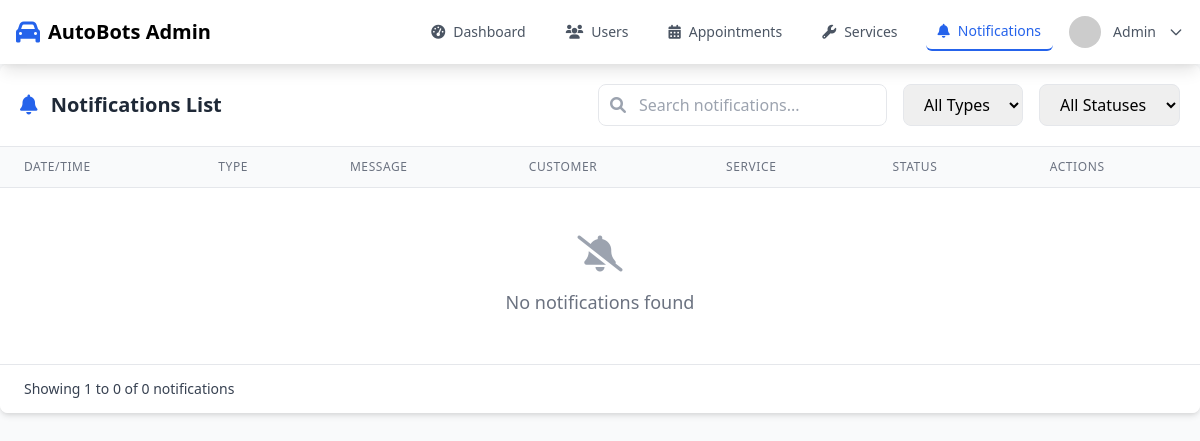
/notifications.php (signed in), run on an earlier commit of the app's database.
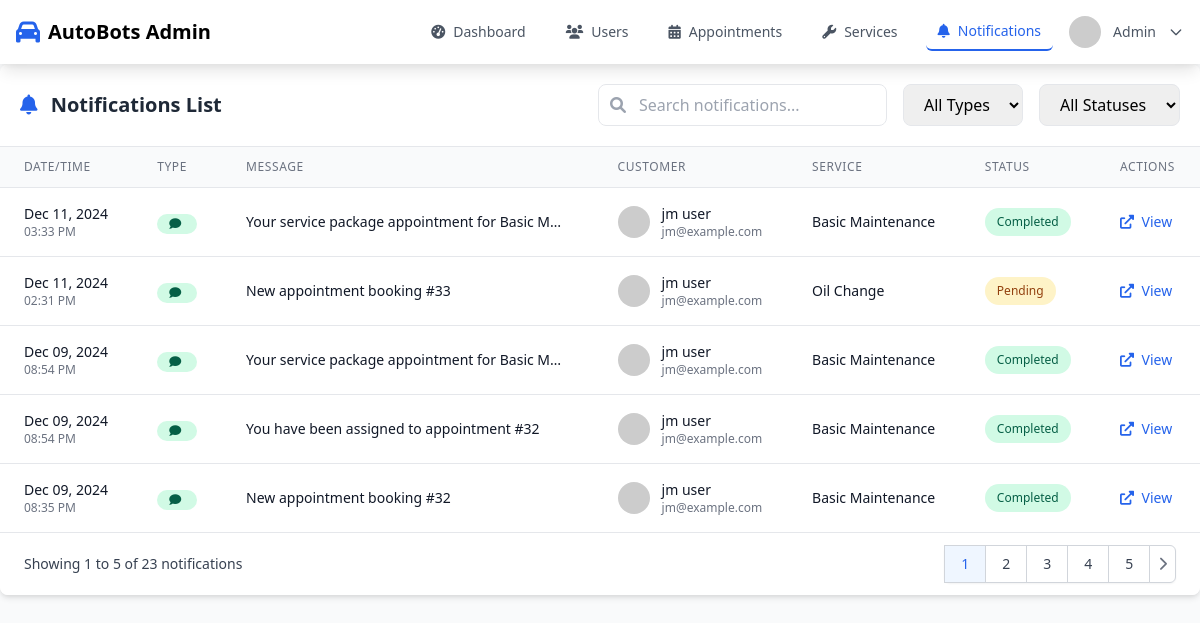
And on a later commit of the database.
### tables this page shows
CREATE TABLE `notifications` (
  `notification_id` int(11) NOT NULL,
  `user_id` int(11) NOT NULL,
  `appointment_id` int(11) DEFAULT NULL,
  `message` text NOT NULL,
  `type` enum('email','sms') NOT NULL,
  `sent_at` datetime DEFAULT current_timestamp()
);

CREATE TABLE `users` (
  `user_id` int(11) NOT NULL,
  `role` enum('admin','technician','customer') NOT NULL,
  `first_name` varchar(50) NOT NULL,
  `last_name` varchar(50) NOT NULL,
  `email` varchar(100) NOT NULL,
  `password` varchar(255) NOT NULL,
  `phone_number` varchar(15) NOT NULL,
  `created_at` timestamp NOT NULL DEFAULT current_timestamp(),
  `updated_at` timestamp NOT NULL DEFAULT current_timestamp() ON UPDATE current_timestamp(),
  `loyalty_points` int(11) DEFAULT 0,
  `notification_preferences` longtext DEFAULT NULL CHECK (json_valid(`notification_preferences`))
);

CREATE TABLE `appointments` (
  `appointment_id` int(11) NOT NULL,
  `user_id` int(11) NOT NULL,
  `vehicle_id` int(11) NOT NULL,
  `service_id` int(11) DEFAULT NULL,
  `technician_id` int(11) DEFAULT NULL,
  `appointment_date` datetime NOT NULL,
  `status` enum('pending','confirmed','in-progress','completed','cancelled') DEFAULT 'pending',
  `notes` text DEFAULT NULL,
  `created_at` timestamp NOT NULL DEFAULT current_timestamp(),
  `updated_at` timestamp NOT NULL DEFAULT current_timestamp() ON UPDATE current_timestamp(),
  `package_id` int(11) DEFAULT NULL
);

### notifications.php (the view, shortened to what the changed rows need)
<?php
include 'includes/db.php';
function getStatusColor($status) {
    switch($status) {
        case 'pending':
            return 'bg-yellow-100 text-yellow-800';
        case 'completed':
            return 'bg-green-100 text-green-800';
    }
}
$records_per_page = 5;
$page = isset($_GET['page']) ? (int)$_GET['page'] : 1;
$offset = ($page - 1) * $records_per_page;
$sql = "SELECT n.*,
        a.appointment_date,
        a.status as appointment_status,
        COALESCE(s.name, sp.name) as service_name,
        u.first_name as customer_first_name,
        u.last_name as customer_last_name,
        u.email as customer_email
        FROM notifications n
        LEFT JOIN appointments a ON n.appointment_id = a.appointment_id
        LEFT JOIN users u ON a.user_id = u.user_id
        LEFT JOIN services s ON a.service_id = s.service_id
        LEFT JOIN service_packages sp ON a.package_id = sp.package_id
        WHERE 1=1";
$params = [];
$types = "";
$sql .= " ORDER BY n.sent_at DESC LIMIT ? OFFSET ?";
$params[] = $records_per_page;
$params[] = $offset;
$types .= "ii";
$total_sql = "SELECT COUNT(*) as total
              FROM notifications n
              LEFT JOIN appointments a ON n.appointment_id = a.appointment_id
              LEFT JOIN users u ON a.user_id = u.user_id
              LEFT JOIN services s ON a.service_id = s.service_id
              LEFT JOIN service_packages sp ON a.package_id = sp.package_id
              WHERE 1=1";
$stmt = $conn->prepare($total_sql);
$stmt->execute();
$total_result = $stmt->get_result();
$total_notifications = $total_result->fetch_assoc()['total'];
$total_pages = ceil($total_notifications / $records_per_page);
$stmt = $conn->prepare($sql);
if (!empty($params)) {
    $stmt->bind_param($types, ...$params);
}
$stmt->execute();
$notifications = $stmt->get_result();
function buildPaginationUrl($page) {
    $params = $_GET;
    $params['page'] = $page;
    return '?' . http_build_query($params);
}
?>
<!DOCTYPE html>
<html lang="en">
<head>
    <link href="https://cdn.jsdelivr.net/npm/tailwindcss@2.2.19/dist/tailwind.min.css" rel="stylesheet">
    <link rel="stylesheet" href="https://cdnjs.cloudflare.com/ajax/libs/font-awesome/6.0.0/css/all.min.css">
</head>
<body class="bg-gray-50" x-data="{ showLogoutModal: false }">
        <div class="bg-white rounded-lg shadow-md overflow-hidden">
            <div class="p-5 border-b border-gray-200 flex justify-between items-center flex-wrap gap-4">
                <h2 class="text-xl font-semibold text-gray-800">
                    <i class="fas fa-bell mr-2 text-blue-600"></i>
                    Notifications List
                </h2>
            </div>
            <div class="overflow-x-auto">
                <table class="min-w-full divide-y divide-gray-200">
                    <thead class="bg-gray-50">
                        <tr>
                            <th scope="col" class="px-6 py-3 text-left text-xs font-medium text-gray-500 uppercase tracking-wider">
                                Date/Time
                            </th>
                            <th scope="col" class="px-6 py-3 text-left text-xs font-medium text-gray-500 uppercase tracking-wider">
                                Type
                            </th>
                            <th scope="col" class="px-6 py-3 text-left text-xs font-medium text-gray-500 uppercase tracking-wider">
                                Message
                            </th>
                            <th scope="col" class="px-6 py-3 text-left text-xs font-medium text-gray-500 uppercase tracking-wider">
                                Customer
                            </th>
                            <th scope="col" class="px-6 py-3 text-left text-xs font-medium text-gray-500 uppercase tracking-wider">
                                Service
                            </th>
                            <th scope="col" class="px-6 py-3 text-left text-xs font-medium text-gray-500 uppercase tracking-wider">
                                Status
                            </th>
                            <th scope="col" class="px-6 py-3 text-left text-xs font-medium text-gray-500 uppercase tracking-wider">
                                Actions
                            </th>
                        </tr>
                    </thead>
                    <tbody class="bg-white divide-y divide-gray-200">
                        <?php if ($notifications->num_rows > 0): ?>
                            <?php while($notification = $notifications->fetch_assoc()): ?>
                                <tr class="hover:bg-gray-50 transition-colors duration-150">
                                    <td class="px-6 py-4 whitespace-nowrap">
                                        <div class="text-sm text-gray-900 font-medium">
                                            <?php echo date('M d, Y', strtotime($notification['sent_at'])); ?>
                                        </div>
                                        <div class="text-xs text-gray-500">
                                            <?php echo date('h:i A', strtotime($notification['sent_at'])); ?>
                                        </div>
                                    </td>
                                    <td class="px-6 py-4 whitespace-nowrap">
                                        <span class="px-3 py-1 inline-flex items-center text-xs leading-4 font-medium rounded-full
                                            <?php echo $notification['type'] === 'email' ? 'bg-blue-100 text-blue-800' : 'bg-green-100 text-green-800'; ?>">
                                            <i class="<?php echo $notification['type'] === 'email' ? 'fas fa-envelope' : 'fas fa-comment'; ?> mr-1"></i>
                                        </span>
                                    </td>
                                    <td class="px-6 py-4">
                                        <div class="text-sm text-gray-900 max-w-xs truncate" title="<?php echo htmlspecialchars($notification['message']); ?>">
                                            <?php echo htmlspecialchars($notification['message']); ?>
                                        </div>
                                    </td>
                                    <td class="px-6 py-4 whitespace-nowrap">
                                        <?php if ($notification['customer_first_name']): ?>
                                            <div class="flex items-center">
                                                <div class="flex-shrink-0 h-8 w-8">
                                                    <img class="h-8 w-8 rounded-full"
                                                         src="https://ui-avatars.com/api/?name=<?php echo urlencode($notification['customer_first_name'] . ' ' . $notification['customer_last_name']); ?>&background=2563eb&color=fff"
                                                         alt="">
                                                </div>
                                                <div class="ml-3">
                                                    <div class="text-sm font-medium text-gray-900">
                                                        <?php echo htmlspecialchars($notification['customer_first_name'] . ' ' . $notification['customer_last_name']); ?>
                                                    </div>
                                                    <div class="text-xs text-gray-500">
                                                        <?php echo htmlspecialchars($notification['customer_email']); ?>
                                                    </div>
                                                </div>
                                            </div>
                                        <?php endif; ?>
                                    </td>
                                    <td class="px-6 py-4 whitespace-nowrap">
                                        <div class="text-sm text-gray-900">
                                            <?php echo htmlspecialchars($notification['service_name'] ?? 'N/A'); ?>
                                        </div>
                                    </td>
                                    <td class="px-6 py-4 whitespace-nowrap">
                                        <?php if ($notification['appointment_status']): ?>
                                            <span class="px-3 py-1 inline-flex text-xs leading-5 font-medium rounded-full <?php echo getStatusColor($notification['appointment_status']); ?>">
                                                <?php echo ucfirst($notification['appointment_status']); ?>
                                            </span>
                                        <?php endif; ?>
                                    </td>
                                    <td class="px-6 py-4 whitespace-nowrap text-sm font-medium">
                                        <?php if ($notification['appointment_id']): ?>
                                            <a href="manage_appointments.php?id=<?php echo $notification['appointment_id']; ?>"
                                               class="text-blue-600 hover:text-blue-900 transition-colors duration-150">
                                                <i class="fas fa-external-link-alt mr-1"></i>
                                                View
                                            </a>
                                        <?php endif; ?>
                                    </td>
                                </tr>
                            <?php endwhile; ?>
                        <?php else: ?>
                            <tr>
                                <td colspan="7" class="px-6 py-4 text-center text-gray-500">
                                    <div class="flex flex-col items-center py-8">
                                        <i class="fas fa-bell-slash text-4xl text-gray-400 mb-4"></i>
                                        <p class="text-lg">No notifications found</p>
                                    </div>
                                </td>
                            </tr>
                        <?php endif; ?>
                    </tbody>
                </table>
            </div>
            <div class="bg-white px-4 py-3 flex items-center justify-between border-t border-gray-200 sm:px-6">
                <div class="hidden sm:flex-1 sm:flex sm:items-center sm:justify-between">
                    <div>
                        <p class="text-sm text-gray-700">
                            Showing
                            <span class="font-medium"><?php echo ($offset + 1); ?></span>
                            to
                            <span class="font-medium">
                                <?php echo min($offset + $records_per_page, $total_notifications); ?>
                            </span>
                            of
                            <span class="font-medium"><?php echo $total_notifications; ?></span>
                            notifications
                        </p>
                    </div>
                    <div>
                        <nav class="relative z-0 inline-flex rounded-md shadow-sm -space-x-px" aria-label="Pagination">
                            <?php for($i = 1; $i <= $total_pages; $i++): ?>
                                <a href="<?php echo buildPaginationUrl($i); ?>"
                                   class="relative inline-flex items-center px-4 py-2 border border-gray-300 bg-white text-sm font-medium
                                          <?php echo $page === $i ? 'text-blue-600 bg-blue-50' : 'text-gray-700 hover:bg-gray-50'; ?>">
                                    <?php echo $i; ?>
                                </a>
                            <?php endfor; ?>
                            <?php if($page < $total_pages): ?>
                                <a href="<?php echo buildPaginationUrl($page+1); ?>"
                                   class="relative inline-flex items-center px-2 py-2 rounded-r-md border border-gray-300 bg-white text-sm font-medium text-gray-500 hover:bg-gray-50">
                                    <i class="fas fa-chevron-right"></i>
                                </a>
                            <?php endif; ?>
                        </nav>
                    </div>
                </div>
            </div>
        </div>
</body>
</html>

What changed in the data, as far as the page shows it:
added notifications: sent_at "Dec 11, 2024", sent_at "03:33 PM", message "Your service package appointment for Basic M…", user.last_name "jm user", user.email "jm@example.com", service_name "Basic Maintenance", appointment.status "Completed"
added notifications: sent_at "Dec 11, 2024", sent_at "02:31 PM", message "New appointment booking #33", users.first_name+last_name "jm user", users.email "jm@example.com", service_name "Oil Change", appointment.status "Pending"
added notifications: sent_at "Dec 09, 2024", sent_at "08:54 PM", message "Your service package appointment for Basic M…", user.last_name "jm user", user.email "jm@example.com", service_name "Basic Maintenance", appointment.status "Completed"
added notifications: sent_at "Dec 09, 2024", sent_at "08:54 PM", message "You have been assigned to appointment #32", users.first_name+last_name "jm user", users.email "jm@example.com", service_name "Basic Maintenance", appointment.status "Completed"
added notifications: sent_at "Dec 09, 2024", sent_at "08:35 PM", message "New appointment booking #32", users.first_name+last_name "jm user", users.email "jm@example.com", service_name "Basic Maintenance", appointment.status "Completed"
Also different on the page:
min($offset + $records_per_page, $total_notifications): "0" → "5"
$total_notifications: "0" → "23"
new list line: "1"
new list line: "2"
new list line: "3"
new list line: "4"
new list line: "5"
text no longer shown: "No notifications found"
